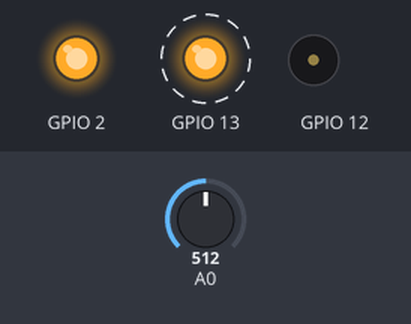
This sketch was run on a simulated ESP8266 (NodeMCU). Shown: output pins drawn as LEDs (lit = HIGH, except the on-board LED, lit = LOW), buzzer (waves = sounding). Dashed ring = blinking. The test bench sets the inputs (shaded band); at power-on: A0 = 512. WiFi joins after 1.5 s; servers stay silent unless stated; random numbers use the default seed unless the sketch sets one; no MQTT or app messages arrive unless stated; what the sketch prints to the serial monitor is not drawn.

Above: at 2.7 s.
2.8 s: A0 set to 282
6.3 s: A0 set to 256
At 7.9 s:
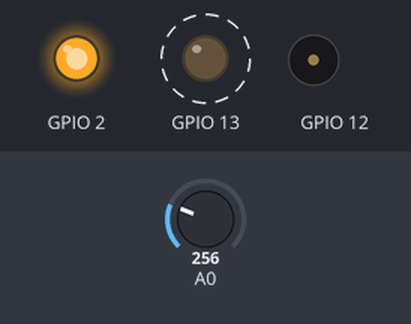
13.0 s: A0 set to 306
At 13.9 s:
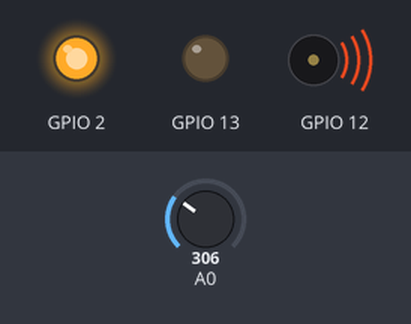
19.0 s: A0 set to 122
Timing chart, 0 to 22.0 s (numbered marks = the images above; inputs shaded):
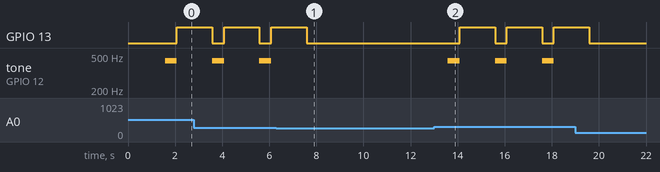

Measured:
- the behaviour switches between 270 and 269 on A0 (found by bisection; images 0 and 1)
- after the input at 13.0 s, GPIO 13: alternates HIGH for 1.5 s and LOW for 0.50 s, starting after 1.1 s; tone on GPIO 12: alternates 440 Hz for 0.50 s and silent for 1.5 s, starting after 0.59 s
- by itself, tone on GPIO 12: alternates 440 Hz for 0.50 s and silent for 1.5 s

The sketch:

nodo_mq7.ino
```cpp
/*
Código generado para trabajar con un pin analógico y 2 digitales
- analógico para el sensor MQ7
- digitales para un led en D7
- y un buzzer pasivo en D6

-- documentacion --
datasheet
  https://www.sparkfun.com/datasheets/Sensors/Biometric/MQ-7.pdf
  https://www.pololu.com/file/0J313/MQ7.pdf#:~:text=MQ-7%20Semiconductor%20Sensor%20for%20Carbon%20Monoxide%20Sensitive%20material,detect%20CO%20when%20low%20temperature%20%28heated%20by%201.5V%29.

ejemplos:
  https://www.luisllamas.es/arduino-detector-gas-mq/

código original para el RO y lectura de CO2
  https://www.teachmemicro.com/use-mq-7-carbon-monoxide-sensor/

*/

#include <ESP8266WiFi.h>
#include <PubSubClient.h>

// Credenciales de la red wifi.
const char* ssid = "TOPA-LINK";
const char* password = "30330234";

//ip del servidor mqtt en Home Assistant
const char* mqtt_server = "192.168.0.200";

WiFiClient espClient;
PubSubClient client(espClient);
unsigned long lastMsg = 0;
#define MSG_BUFFER_SIZE  (50)
char msg[MSG_BUFFER_SIZE];

//se crea una variable para
int value = 0;

/* la lectura se realiza desde el pin analogico, de 1 a 1024,
 *  para obtener los valores en unidades correspondientes a la medición del gas,
 *  necesitamos escalar el valor leído, según lo mostrado en el datasheet
*/

//variables necesarias para escalar el valor del pin analógico

// resistencia del módulo en el monóxido
float RS_gas = 0;
float ratio = 0;
float sensorValue = 0;
float sensor_volt = 0;

// resistencia del sensor en el aire limpio
float R0 = 42521.74;

String estado = "Conectado";

void setup_wifi() {


  //pin D7 para el led
  pinMode(13, OUTPUT);
  //pin D6 para el buzzer pasivo
  pinMode(12, OUTPUT);


  delay(10);
  // We start by connecting to a WiFi network
  Serial.println();
  Serial.print("Conectando a la red ");
  Serial.println(ssid);

  WiFi.mode(WIFI_STA);
  WiFi.begin(ssid, password);

  while (WiFi.status() != WL_CONNECTED) {
    delay(500);
    Serial.print(".");
  }

  randomSeed(micros());

  Serial.println("");
  Serial.println("Conexión exitosa");
  Serial.print("dirección IP: ");
  Serial.println(WiFi.localIP());
}

//respuesta del servidor mqtt
void callback(char* topic, byte* payload, unsigned int length) {
  Serial.print("Mensaje recibido [");
  Serial.print(topic);
  Serial.print("] ");
  for (int i = 0; i < length; i++) {
    Serial.print((char)payload[i]);
  }
  Serial.println();
}

void reconnect() {
  // ... en caso de que necesite reconectarse
  while (!client.connected()) {
    Serial.print("Intentando conexión MQTT...");
    // Se crea un cliente ID con las credenciales del servidor de Home Assistant
    String clientId = "ESP8266Client";

    // se toman los parámetros de la configuración del complemento de MQTT en Home assistant
    String serverId = "homeassistant";
    String passId = "hojoothaetiedeeThoe4Jo6aepaizoophoo6ahfuyee5lahphieleiloolooyeir";

//    String serverId = "hassio";
//    String passId = "home357";

    clientId += String(random(0xffff), HEX);
    // Attempt to connect
    if (client.connect(clientId.c_str(), serverId.c_str(), passId.c_str())) {
      Serial.println("conectado");
      // Una vez conectado, se publica un mensaje
      client.publish("/sensor/monoxido_carbono/estado", estado.c_str());
      // ... y se resuscribe
      client.subscribe("/sensor/monoxido_carbono");
    } else {
      Serial.print("falló la conexión, reconectando=");
      Serial.print(client.state());
      Serial.println(
        " intente en 5 segundos");
      // espera de 5 segundo para reintentar
      delay(5000);
    }
  }
}

void setup() {

  // se inicializa el pin BUILTIN_LED del arduino como salida
  pinMode(BUILTIN_LED, OUTPUT);

  Serial.begin(9600);
  setup_wifi();
  client.setServer(mqtt_server, 1883);
  client.setCallback(callback);

}

void loop() {

   sensorValue = analogRead(A0);
   sensor_volt = sensorValue/1024*5.0;
   RS_gas = (5.0-sensor_volt)/sensor_volt;
   ratio = RS_gas/R0; //Replace R0 with the value found using the sketch above
   float x = 1538.46 * ratio;
   float ppm = pow(x,-1.709);
//   Serial.print("PPM: ");
//   Serial.println(ppm);
//   delay(1000);

  if (!client.connected()) {
    reconnect();
  }
  client.loop();

 // si la lectura el sensor es mayor a 50 ppm
 // se dispara una alarma

 if(ppm >= 50){

  // se publica el mensaje de alerta
  client.publish("/sensor/monoxido_carbono", "PELIGRO");

  // se apaga el led
  digitalWrite(13, LOW);
  // se enciende el buzzer
  //digitalWrite(12, HIGH);
  tone(12, 440);
  delay(500);
  client.publish("/sensor/monoxido_carbono", String(ppm).c_str());
  // se apaga el buzzer
  digitalWrite(13, HIGH);
  noTone(12);
  //digitalWrite(12, LOW);
  delay(500);
 }else{
  //caso contrario, se muestra la lectura del sensor
  digitalWrite(13, LOW);
  client.publish("/sensor/monoxido_carbono", String(ppm).c_str());
 }
 //Serial.print("Sensor: ");
 //Serial.println(analogRead(0));
 delay(1000);
}
```
